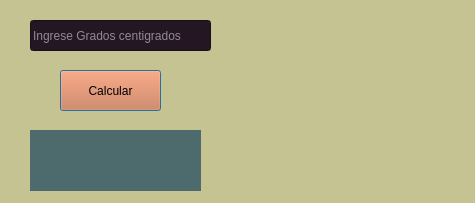
<?xml version="1.0" encoding="UTF-8"?>
<ui version="4.0">
 <class>Dialog</class>
 <widget class="QDialog" name="Dialog">
  <property name="geometry">
   <rect>
    <x>0</x>
    <y>0</y>
    <width>475</width>
    <height>203</height>
   </rect>
  </property>
  <property name="windowTitle">
   <string>C to F</string>
  </property>
  <property name="styleSheet">
   <string notr="true">background-color: rgb(197, 195, 146);</string>
  </property>
  <widget class="QLineEdit" name="lineEdit">
   <property name="geometry">
    <rect>
     <x>30</x>
     <y>20</y>
     <width>181</width>
     <height>31</height>
    </rect>
   </property>
   <property name="palette">
    <palette>
     <active>
      <colorrole role="WindowText">
       <brush brushstyle="SolidPattern">
        <color alpha="255">
         <red>255</red>
         <green>255</green>
         <blue>255</blue>
        </color>
       </brush>
      </colorrole>
      <colorrole role="Button">
       <brush brushstyle="SolidPattern">
        <color alpha="255">
         <red>36</red>
         <green>22</green>
         <blue>35</blue>
        </color>
       </brush>
      </colorrole>
      <colorrole role="Light">
       <brush brushstyle="SolidPattern">
        <color alpha="255">
         <red>255</red>
         <green>255</green>
         <blue>255</blue>
        </color>
       </brush>
      </colorrole>
      <colorrole role="Midlight">
       <brush brushstyle="SolidPattern">
        <color alpha="255">
         <red>255</red>
         <green>255</green>
         <blue>255</blue>
        </color>
       </brush>
      </colorrole>
      <colorrole role="Dark">
       <brush brushstyle="SolidPattern">
        <color alpha="255">
         <red>255</red>
         <green>255</green>
         <blue>255</blue>
        </color>
       </brush>
      </colorrole>
      <colorrole role="Mid">
       <brush brushstyle="SolidPattern">
        <color alpha="255">
         <red>255</red>
         <green>255</green>
         <blue>255</blue>
        </color>
       </brush>
      </colorrole>
      <colorrole role="Text">
       <brush brushstyle="SolidPattern">
        <color alpha="255">
         <red>0</red>
         <green>0</green>
         <blue>0</blue>
        </color>
       </brush>
      </colorrole>
      <colorrole role="ButtonText">
       <brush brushstyle="SolidPattern">
        <color alpha="255">
         <red>255</red>
         <green>255</green>
         <blue>255</blue>
        </color>
       </brush>
      </colorrole>
      <colorrole role="Base">
       <brush brushstyle="SolidPattern">
        <color alpha="255">
         <red>36</red>
         <green>22</green>
         <blue>35</blue>
        </color>
       </brush>
      </colorrole>
      <colorrole role="Window">
       <brush brushstyle="SolidPattern">
        <color alpha="255">
         <red>36</red>
         <green>22</green>
         <blue>35</blue>
        </color>
       </brush>
      </colorrole>
      <colorrole role="Shadow">
       <brush brushstyle="SolidPattern">
        <color alpha="255">
         <red>255</red>
         <green>255</green>
         <blue>255</blue>
        </color>
       </brush>
      </colorrole>
      <colorrole role="Highlight">
       <brush brushstyle="SolidPattern">
        <color alpha="255">
         <red>255</red>
         <green>255</green>
         <blue>255</blue>
        </color>
       </brush>
      </colorrole>
      <colorrole role="HighlightedText">
       <brush brushstyle="SolidPattern">
        <color alpha="255">
         <red>254</red>
         <green>254</green>
         <blue>254</blue>
        </color>
       </brush>
      </colorrole>
      <colorrole role="Link">
       <brush brushstyle="SolidPattern">
        <color alpha="255">
         <red>255</red>
         <green>255</green>
         <blue>255</blue>
        </color>
       </brush>
      </colorrole>
      <colorrole role="LinkVisited">
       <brush brushstyle="SolidPattern">
        <color alpha="255">
         <red>255</red>
         <green>255</green>
         <blue>255</blue>
        </color>
       </brush>
      </colorrole>
      <colorrole role="AlternateBase">
       <brush brushstyle="SolidPattern">
        <color alpha="255">
         <red>255</red>
         <green>255</green>
         <blue>255</blue>
        </color>
       </brush>
      </colorrole>
      <colorrole role="ToolTipBase">
       <brush brushstyle="SolidPattern">
        <color alpha="255">
         <red>255</red>
         <green>255</green>
         <blue>255</blue>
        </color>
       </brush>
      </colorrole>
      <colorrole role="ToolTipText">
       <brush brushstyle="SolidPattern">
        <color alpha="255">
         <red>255</red>
         <green>255</green>
         <blue>255</blue>
        </color>
       </brush>
      </colorrole>
      <colorrole role="PlaceholderText">
       <brush brushstyle="SolidPattern">
        <color alpha="128">
         <red>255</red>
         <green>255</green>
         <blue>255</blue>
        </color>
       </brush>
      </colorrole>
     </active>
     <inactive>
      <colorrole role="WindowText">
       <brush brushstyle="SolidPattern">
        <color alpha="255">
         <red>0</red>
         <green>0</green>
         <blue>0</blue>
        </color>
       </brush>
      </colorrole>
      <colorrole role="Button">
       <brush brushstyle="SolidPattern">
        <color alpha="255">
         <red>36</red>
         <green>22</green>
         <blue>35</blue>
        </color>
       </brush>
      </colorrole>
      <colorrole role="Light">
       <brush brushstyle="SolidPattern">
        <color alpha="255">
         <red>36</red>
         <green>22</green>
         <blue>35</blue>
        </color>
       </brush>
      </colorrole>
      <colorrole role="Midlight">
       <brush brushstyle="SolidPattern">
        <color alpha="255">
         <red>36</red>
         <green>22</green>
         <blue>35</blue>
        </color>
       </brush>
      </colorrole>
      <colorrole role="Dark">
       <brush brushstyle="SolidPattern">
        <color alpha="255">
         <red>160</red>
         <green>160</green>
         <blue>160</blue>
        </color>
       </brush>
      </colorrole>
      <colorrole role="Mid">
       <brush brushstyle="SolidPattern">
        <color alpha="255">
         <red>160</red>
         <green>160</green>
         <blue>160</blue>
        </color>
       </brush>
      </colorrole>
      <colorrole role="Text">
       <brush brushstyle="SolidPattern">
        <color alpha="255">
         <red>255</red>
         <green>255</green>
         <blue>255</blue>
        </color>
       </brush>
      </colorrole>
      <colorrole role="ButtonText">
       <brush brushstyle="SolidPattern">
        <color alpha="255">
         <red>0</red>
         <green>0</green>
         <blue>0</blue>
        </color>
       </brush>
      </colorrole>
      <colorrole role="Base">
       <brush brushstyle="SolidPattern">
        <color alpha="255">
         <red>36</red>
         <green>22</green>
         <blue>35</blue>
        </color>
       </brush>
      </colorrole>
      <colorrole role="Window">
       <brush brushstyle="SolidPattern">
        <color alpha="255">
         <red>36</red>
         <green>22</green>
         <blue>35</blue>
        </color>
       </brush>
      </colorrole>
      <colorrole role="Shadow">
       <brush brushstyle="SolidPattern">
        <color alpha="255">
         <red>105</red>
         <green>105</green>
         <blue>105</blue>
        </color>
       </brush>
      </colorrole>
      <colorrole role="Highlight">
       <brush brushstyle="SolidPattern">
        <color alpha="255">
         <red>240</red>
         <green>240</green>
         <blue>240</blue>
        </color>
       </brush>
      </colorrole>
      <colorrole role="HighlightedText">
       <brush brushstyle="SolidPattern">
        <color alpha="255">
         <red>254</red>
         <green>254</green>
         <blue>254</blue>
        </color>
       </brush>
      </colorrole>
      <colorrole role="Link">
       <brush brushstyle="SolidPattern">
        <color alpha="255">
         <red>0</red>
         <green>0</green>
         <blue>255</blue>
        </color>
       </brush>
      </colorrole>
      <colorrole role="LinkVisited">
       <brush brushstyle="SolidPattern">
        <color alpha="255">
         <red>255</red>
         <green>0</green>
         <blue>255</blue>
        </color>
       </brush>
      </colorrole>
      <colorrole role="AlternateBase">
       <brush brushstyle="SolidPattern">
        <color alpha="255">
         <red>246</red>
         <green>246</green>
         <blue>246</blue>
        </color>
       </brush>
      </colorrole>
      <colorrole role="ToolTipBase">
       <brush brushstyle="SolidPattern">
        <color alpha="255">
         <red>255</red>
         <green>255</green>
         <blue>220</blue>
        </color>
       </brush>
      </colorrole>
      <colorrole role="ToolTipText">
       <brush brushstyle="SolidPattern">
        <color alpha="255">
         <red>0</red>
         <green>0</green>
         <blue>0</blue>
        </color>
       </brush>
      </colorrole>
      <colorrole role="PlaceholderText">
       <brush brushstyle="SolidPattern">
        <color alpha="128">
         <red>255</red>
         <green>255</green>
         <blue>255</blue>
        </color>
       </brush>
      </colorrole>
     </inactive>
     <disabled>
      <colorrole role="WindowText">
       <brush brushstyle="SolidPattern">
        <color alpha="255">
         <red>120</red>
         <green>120</green>
         <blue>120</blue>
        </color>
       </brush>
      </colorrole>
      <colorrole role="Button">
       <brush brushstyle="SolidPattern">
        <color alpha="255">
         <red>36</red>
         <green>22</green>
         <blue>35</blue>
        </color>
       </brush>
      </colorrole>
      <colorrole role="Light">
       <brush brushstyle="SolidPattern">
        <color alpha="255">
         <red>36</red>
         <green>22</green>
         <blue>35</blue>
        </color>
       </brush>
      </colorrole>
      <colorrole role="Midlight">
       <brush brushstyle="SolidPattern">
        <color alpha="255">
         <red>36</red>
         <green>22</green>
         <blue>35</blue>
        </color>
       </brush>
      </colorrole>
      <colorrole role="Dark">
       <brush brushstyle="SolidPattern">
        <color alpha="255">
         <red>160</red>
         <green>160</green>
         <blue>160</blue>
        </color>
       </brush>
      </colorrole>
      <colorrole role="Mid">
       <brush brushstyle="SolidPattern">
        <color alpha="255">
         <red>160</red>
         <green>160</green>
         <blue>160</blue>
        </color>
       </brush>
      </colorrole>
      <colorrole role="Text">
       <brush brushstyle="SolidPattern">
        <color alpha="255">
         <red>120</red>
         <green>120</green>
         <blue>120</blue>
        </color>
       </brush>
      </colorrole>
      <colorrole role="ButtonText">
       <brush brushstyle="SolidPattern">
        <color alpha="255">
         <red>120</red>
         <green>120</green>
         <blue>120</blue>
        </color>
       </brush>
      </colorrole>
      <colorrole role="Base">
       <brush brushstyle="SolidPattern">
        <color alpha="255">
         <red>36</red>
         <green>22</green>
         <blue>35</blue>
        </color>
       </brush>
      </colorrole>
      <colorrole role="Window">
       <brush brushstyle="SolidPattern">
        <color alpha="255">
         <red>36</red>
         <green>22</green>
         <blue>35</blue>
        </color>
       </brush>
      </colorrole>
      <colorrole role="Shadow">
       <brush brushstyle="SolidPattern">
        <color alpha="255">
         <red>0</red>
         <green>0</green>
         <blue>0</blue>
        </color>
       </brush>
      </colorrole>
      <colorrole role="Highlight">
       <brush brushstyle="SolidPattern">
        <color alpha="255">
         <red>0</red>
         <green>120</green>
         <blue>215</blue>
        </color>
       </brush>
      </colorrole>
      <colorrole role="HighlightedText">
       <brush brushstyle="SolidPattern">
        <color alpha="255">
         <red>254</red>
         <green>254</green>
         <blue>254</blue>
        </color>
       </brush>
      </colorrole>
      <colorrole role="Link">
       <brush brushstyle="SolidPattern">
        <color alpha="255">
         <red>0</red>
         <green>0</green>
         <blue>255</blue>
        </color>
       </brush>
      </colorrole>
      <colorrole role="LinkVisited">
       <brush brushstyle="SolidPattern">
        <color alpha="255">
         <red>255</red>
         <green>0</green>
         <blue>255</blue>
        </color>
       </brush>
      </colorrole>
      <colorrole role="AlternateBase">
       <brush brushstyle="SolidPattern">
        <color alpha="255">
         <red>246</red>
         <green>246</green>
         <blue>246</blue>
        </color>
       </brush>
      </colorrole>
      <colorrole role="ToolTipBase">
       <brush brushstyle="SolidPattern">
        <color alpha="255">
         <red>255</red>
         <green>255</green>
         <blue>220</blue>
        </color>
       </brush>
      </colorrole>
      <colorrole role="ToolTipText">
       <brush brushstyle="SolidPattern">
        <color alpha="255">
         <red>0</red>
         <green>0</green>
         <blue>0</blue>
        </color>
       </brush>
      </colorrole>
      <colorrole role="PlaceholderText">
       <brush brushstyle="SolidPattern">
        <color alpha="128">
         <red>0</red>
         <green>0</green>
         <blue>0</blue>
        </color>
       </brush>
      </colorrole>
     </disabled>
    </palette>
   </property>
   <property name="styleSheet">
    <string notr="true">background-color: rgb(36, 22, 35);</string>
   </property>
   <property name="placeholderText">
    <string>Ingrese Grados centigrados</string>
   </property>
  </widget>
  <widget class="QPushButton" name="pushButton">
   <property name="geometry">
    <rect>
     <x>60</x>
     <y>70</y>
     <width>101</width>
     <height>41</height>
    </rect>
   </property>
   <property name="palette">
    <palette>
     <active>
      <colorrole role="Button">
       <brush brushstyle="SolidPattern">
        <color alpha="255">
         <red>213</red>
         <green>111</green>
         <blue>61</blue>
        </color>
       </brush>
      </colorrole>
      <colorrole role="Text">
       <brush brushstyle="SolidPattern">
        <color alpha="255">
         <red>36</red>
         <green>22</green>
         <blue>35</blue>
        </color>
       </brush>
      </colorrole>
      <colorrole role="Base">
       <brush brushstyle="SolidPattern">
        <color alpha="255">
         <red>213</red>
         <green>111</green>
         <blue>61</blue>
        </color>
       </brush>
      </colorrole>
      <colorrole role="Window">
       <brush brushstyle="SolidPattern">
        <color alpha="255">
         <red>213</red>
         <green>111</green>
         <blue>61</blue>
        </color>
       </brush>
      </colorrole>
      <colorrole role="PlaceholderText">
       <brush brushstyle="SolidPattern">
        <color alpha="128">
         <red>36</red>
         <green>22</green>
         <blue>35</blue>
        </color>
       </brush>
      </colorrole>
     </active>
     <inactive>
      <colorrole role="Button">
       <brush brushstyle="SolidPattern">
        <color alpha="255">
         <red>213</red>
         <green>111</green>
         <blue>61</blue>
        </color>
       </brush>
      </colorrole>
      <colorrole role="Text">
       <brush brushstyle="SolidPattern">
        <color alpha="255">
         <red>36</red>
         <green>22</green>
         <blue>35</blue>
        </color>
       </brush>
      </colorrole>
      <colorrole role="Base">
       <brush brushstyle="SolidPattern">
        <color alpha="255">
         <red>213</red>
         <green>111</green>
         <blue>61</blue>
        </color>
       </brush>
      </colorrole>
      <colorrole role="Window">
       <brush brushstyle="SolidPattern">
        <color alpha="255">
         <red>213</red>
         <green>111</green>
         <blue>61</blue>
        </color>
       </brush>
      </colorrole>
      <colorrole role="PlaceholderText">
       <brush brushstyle="SolidPattern">
        <color alpha="128">
         <red>36</red>
         <green>22</green>
         <blue>35</blue>
        </color>
       </brush>
      </colorrole>
     </inactive>
     <disabled>
      <colorrole role="Button">
       <brush brushstyle="SolidPattern">
        <color alpha="255">
         <red>213</red>
         <green>111</green>
         <blue>61</blue>
        </color>
       </brush>
      </colorrole>
      <colorrole role="Text">
       <brush brushstyle="SolidPattern">
        <color alpha="255">
         <red>120</red>
         <green>120</green>
         <blue>120</blue>
        </color>
       </brush>
      </colorrole>
      <colorrole role="Base">
       <brush brushstyle="SolidPattern">
        <color alpha="255">
         <red>213</red>
         <green>111</green>
         <blue>61</blue>
        </color>
       </brush>
      </colorrole>
      <colorrole role="Window">
       <brush brushstyle="SolidPattern">
        <color alpha="255">
         <red>213</red>
         <green>111</green>
         <blue>61</blue>
        </color>
       </brush>
      </colorrole>
      <colorrole role="PlaceholderText">
       <brush brushstyle="SolidPattern">
        <color alpha="128">
         <red>0</red>
         <green>0</green>
         <blue>0</blue>
        </color>
       </brush>
      </colorrole>
     </disabled>
    </palette>
   </property>
   <property name="styleSheet">
    <string notr="true">
background-color: rgb(213, 111, 61);</string>
   </property>
   <property name="text">
    <string>Calcular</string>
   </property>
  </widget>
  <widget class="QLabel" name="label_2">
   <property name="geometry">
    <rect>
     <x>30</x>
     <y>130</y>
     <width>171</width>
     <height>61</height>
    </rect>
   </property>
   <property name="styleSheet">
    <string notr="true">background-color: rgb(77, 106, 109);
font: 8pt &quot;MS Shell Dlg 2&quot;;</string>
   </property>
   <property name="text">
    <string/>
   </property>
  </widget>
 </widget>
 <resources/>
 <connections/>
</ui>
